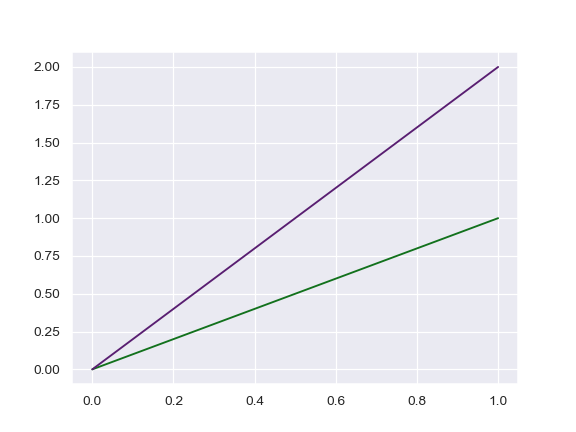

The Python source for this figure:
sns.set_color_codes("dark")
_ = plt.plot([0, 1], color="g")
_ = plt.plot([0, 2], color="m")
